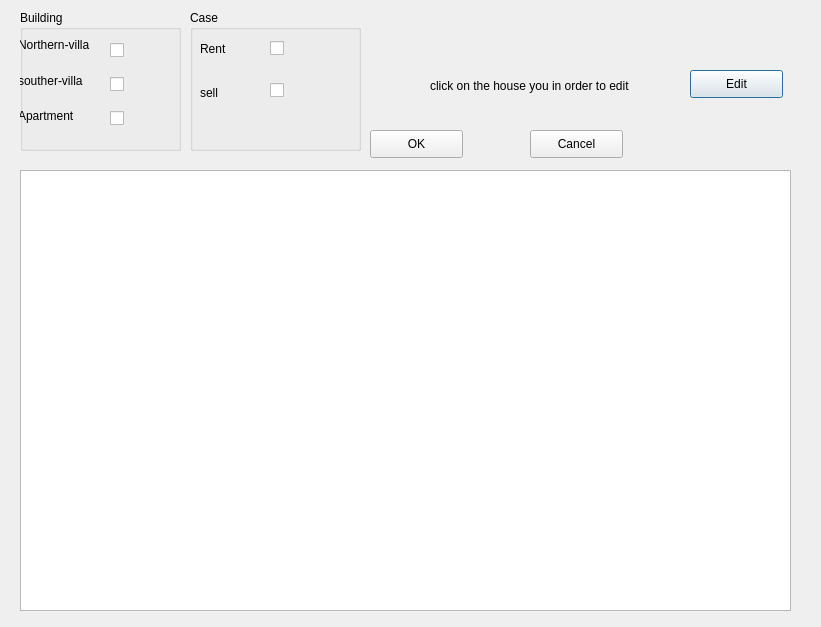
<?xml version="1.0" encoding="UTF-8"?>
<ui version="4.0">
 <class>show_buildings_admin</class>
 <widget class="QDialog" name="show_buildings_admin">
  <property name="geometry">
   <rect>
    <x>0</x>
    <y>0</y>
    <width>821</width>
    <height>627</height>
   </rect>
  </property>
  <property name="windowTitle">
   <string>Dialog</string>
  </property>
  <widget class="QListWidget" name="listWidget">
   <property name="geometry">
    <rect>
     <x>20</x>
     <y>170</y>
     <width>771</width>
     <height>441</height>
    </rect>
   </property>
  </widget>
  <widget class="QGroupBox" name="groupBox">
   <property name="geometry">
    <rect>
     <x>20</x>
     <y>10</y>
     <width>161</width>
     <height>141</height>
    </rect>
   </property>
   <property name="title">
    <string>Building</string>
   </property>
   <widget class="QWidget" name="layoutWidget">
    <property name="geometry">
     <rect>
      <x>-2</x>
      <y>20</y>
      <width>101</width>
      <height>101</height>
     </rect>
    </property>
    <layout class="QVBoxLayout" name="verticalLayout">
     <item>
      <widget class="QLabel" name="label">
       <property name="text">
        <string>Northern-villa</string>
       </property>
      </widget>
     </item>
     <item>
      <widget class="QLabel" name="label_2">
       <property name="text">
        <string>souther-villa</string>
       </property>
      </widget>
     </item>
     <item>
      <widget class="QLabel" name="label_3">
       <property name="text">
        <string>Apartment</string>
       </property>
      </widget>
     </item>
    </layout>
   </widget>
   <widget class="QWidget" name="layoutWidget">
    <property name="geometry">
     <rect>
      <x>90</x>
      <y>20</y>
      <width>31</width>
      <height>111</height>
     </rect>
    </property>
    <layout class="QVBoxLayout" name="verticalLayout_2">
     <item>
      <widget class="QCheckBox" name="chekckNV">
       <property name="text">
        <string/>
       </property>
      </widget>
     </item>
     <item>
      <widget class="QCheckBox" name="checksv">
       <property name="text">
        <string/>
       </property>
      </widget>
     </item>
     <item>
      <widget class="QCheckBox" name="checkap">
       <property name="text">
        <string/>
       </property>
      </widget>
     </item>
    </layout>
   </widget>
  </widget>
  <widget class="QGroupBox" name="groupBox_2">
   <property name="geometry">
    <rect>
     <x>190</x>
     <y>10</y>
     <width>171</width>
     <height>141</height>
    </rect>
   </property>
   <property name="title">
    <string>Case</string>
   </property>
   <widget class="QWidget" name="layoutWidget">
    <property name="geometry">
     <rect>
      <x>10</x>
      <y>20</y>
      <width>56</width>
      <height>81</height>
     </rect>
    </property>
    <layout class="QVBoxLayout" name="verticalLayout_3">
     <item>
      <widget class="QLabel" name="label_4">
       <property name="text">
        <string>Rent</string>
       </property>
      </widget>
     </item>
     <item>
      <widget class="QLabel" name="label_5">
       <property name="text">
        <string>sell</string>
       </property>
      </widget>
     </item>
    </layout>
   </widget>
   <widget class="QWidget" name="layoutWidget">
    <property name="geometry">
     <rect>
      <x>80</x>
      <y>10</y>
      <width>83</width>
      <height>101</height>
     </rect>
    </property>
    <layout class="QVBoxLayout" name="verticalLayout_4">
     <item>
      <widget class="QCheckBox" name="checkrent">
       <property name="text">
        <string/>
       </property>
      </widget>
     </item>
     <item>
      <widget class="QCheckBox" name="checkmortgage">
       <property name="text">
        <string/>
       </property>
      </widget>
     </item>
    </layout>
   </widget>
  </widget>
  <widget class="QPushButton" name="pushButton">
   <property name="geometry">
    <rect>
     <x>690</x>
     <y>70</y>
     <width>93</width>
     <height>28</height>
    </rect>
   </property>
   <property name="text">
    <string>Edit</string>
   </property>
  </widget>
  <widget class="QPushButton" name="pushButton_2">
   <property name="geometry">
    <rect>
     <x>370</x>
     <y>130</y>
     <width>93</width>
     <height>28</height>
    </rect>
   </property>
   <property name="text">
    <string>OK</string>
   </property>
  </widget>
  <widget class="QLabel" name="label_6">
   <property name="geometry">
    <rect>
     <x>430</x>
     <y>60</y>
     <width>231</width>
     <height>51</height>
    </rect>
   </property>
   <property name="text">
    <string>click on the house you in order to edit</string>
   </property>
  </widget>
  <widget class="QLabel" name="label_7">
   <property name="geometry">
    <rect>
     <x>430</x>
     <y>20</y>
     <width>191</width>
     <height>16</height>
    </rect>
   </property>
   <property name="text">
    <string/>
   </property>
  </widget>
  <widget class="QPushButton" name="cancel">
   <property name="geometry">
    <rect>
     <x>530</x>
     <y>130</y>
     <width>93</width>
     <height>28</height>
    </rect>
   </property>
   <property name="text">
    <string>Cancel</string>
   </property>
  </widget>
 </widget>
 <resources/>
 <connections/>
</ui>
